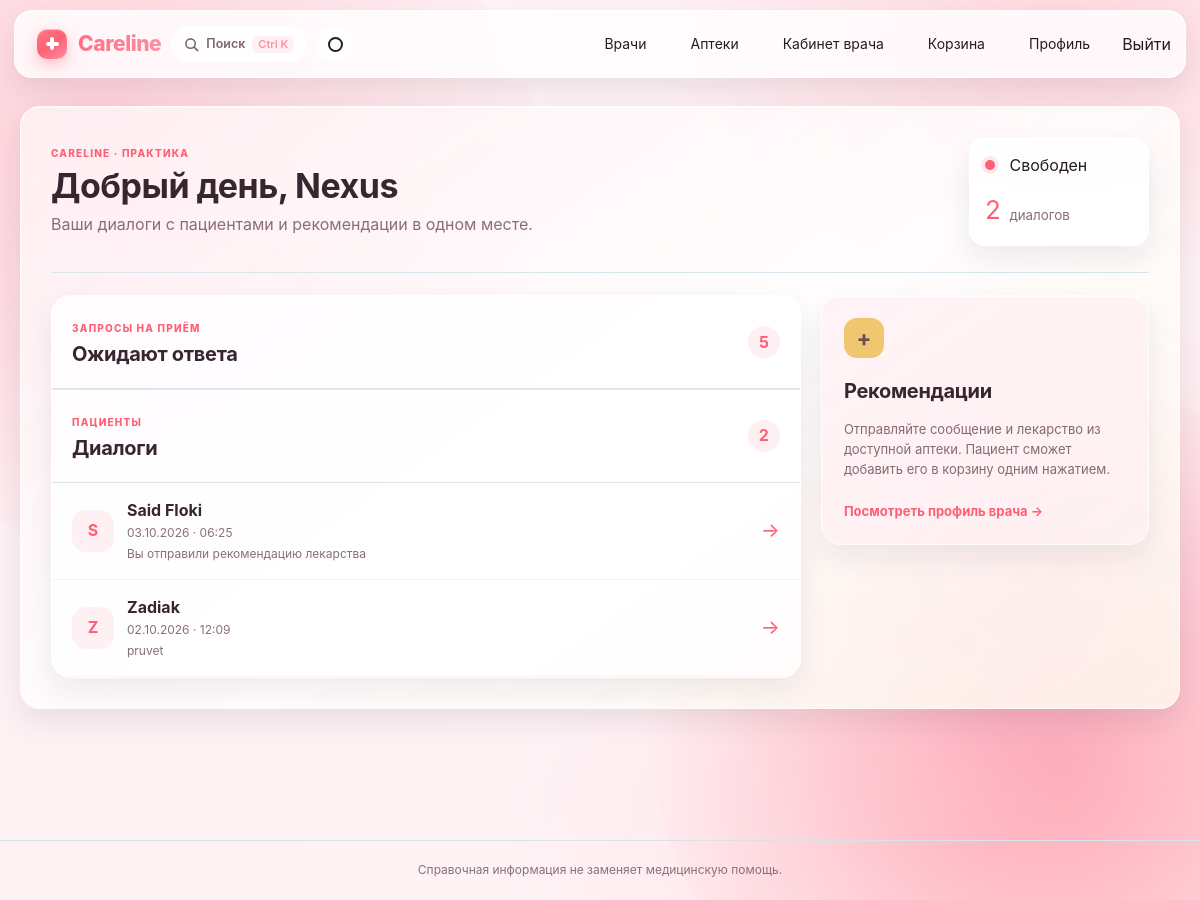
Page /doctor/portal/ (signed in) on the committed database.
### myapp/models.py (models this page shows, shortened)
class DoctorProfile(models.Model):
	class Status(models.TextChoices):
		FREE = 'FREE', 'Свободен'
		BUSY = 'BUSY', 'Занят'
		OFFLINE = 'OFFLINE', 'Не в сети'
		VACATION = 'VACATION', 'В отпуске'
		EMERGENCY = 'EMERGENCY', 'Экстренный вызов'
	user = models.OneToOneField(User, on_delete=models.CASCADE, related_name='doctor_profile')
	specialty = models.CharField(max_length=100, blank=True, default='')
	specialties = models.JSONField(default=list, blank=True)
	consultation_price = models.DecimalField(max_digits=8, decimal_places=2, default=1200.00)
	status = models.CharField(max_length=20, choices=Status.choices, default=Status.OFFLINE)
	rating = models.DecimalField(max_digits=3, decimal_places=2, default=0)
	reviews_count = models.PositiveIntegerField(default=0)

class DoctorConversation(models.Model):
	patient = models.ForeignKey(PatientProfile, on_delete=models.CASCADE, related_name='doctor_conversations')
	doctor = models.ForeignKey(DoctorProfile, on_delete=models.CASCADE, related_name='conversations')
	created_at = models.DateTimeField(auto_now_add=True)
	updated_at = models.DateTimeField(auto_now=True)
	class Meta:
		ordering = ['-updated_at']
		constraints = [
			models.UniqueConstraint(fields=['patient', 'doctor'], name='one_conversation_per_patient_doctor'),
		]

class PatientProfile(models.Model):
	class Intent(models.TextChoices):
		IDLE = 'IDLE', 'Нет активного запроса'
		SEARCHING_MEDICINE = 'SEARCHING_MEDICINE', 'Поиск лекарства'
		SEEKING_DOCTOR = 'SEEKING_DOCTOR', 'Поиск врача'
		CALLING_AMBULANCE = 'CALLING_AMBULANCE', 'Обращение за экстренной помощью'
		UNDER_TREATMENT = 'UNDER_TREATMENT', 'На лечении'
	class Urgency(models.TextChoices):
		NORMAL = 'NORMAL', 'Обычная'
		URGENT = 'URGENT', 'Срочная'
		CRITICAL = 'CRITICAL', 'Критическая'
	user = models.OneToOneField(User, on_delete=models.CASCADE, related_name='patient_profile')
	intent = models.CharField(max_length=30, choices=Intent.choices, default=Intent.IDLE)
	urgency = models.CharField(max_length=20, choices=Urgency.choices, default=Urgency.NORMAL)
	priority = models.PositiveSmallIntegerField(default=0, validators=[MaxValueValidator(100)])

class DoctorMessage(models.Model):
	conversation = models.ForeignKey(DoctorConversation, on_delete=models.CASCADE, related_name='messages')
	sender = models.ForeignKey(User, on_delete=models.CASCADE, related_name='doctor_messages')
	body = models.TextField(blank=True)
	medicine = models.ForeignKey('Medicine', on_delete=models.PROTECT, blank=True, null=True, related_name='doctor_recommendations')
	pharmacy = models.ForeignKey('Pharmacy', on_delete=models.PROTECT, blank=True, null=True, related_name='doctor_recommendations')
	created_at = models.DateTimeField(auto_now_add=True)
	class Meta:
		ordering = ['created_at']
		constraints = [
			models.CheckConstraint(
				condition=(
					models.Q(medicine__isnull=True, pharmacy__isnull=True)
					| models.Q(medicine__isnull=False, pharmacy__isnull=False)
				),
				name='doctor_message_medicine_pharmacy_pair',
			),
		]

### myapp/views.py (the view)
# urls.py: path('doctor/portal/', doctor_portal, name='doctor_portal'),
def doctor_portal(request):
	if not request.user.is_authenticated:
		return redirect('login')
	if not user_is_doctor(request.user):
		return redirect('message_inbox')
	doctor = get_object_or_404(DoctorProfile.objects.select_related('user'), user=request.user)
	if doctor.status == DoctorProfile.Status.OFFLINE:
		doctor.status = DoctorProfile.Status.FREE
		doctor.save(update_fields=['status'])
	appointment_requests = AppointmentRequest.objects.filter(doctor=doctor).select_related('patient__user')
	expire_pending_appointment_requests(appointment_requests)
	conversations = DoctorConversation.objects.filter(doctor=doctor).select_related('patient__user').prefetch_related('messages')
	return render(request, 'myapp/doctor_portal.html', {
		'doctor': doctor,
		'conversations': conversations,
		'appointment_requests': appointment_requests,
	})

### myapp/views.py (called while the page is built)
def user_is_doctor(user):
	profile = getattr(user, 'medical_profile', None)
	return bool(profile and profile.primary_role == UserProfile.PrimaryRole.DOCTOR)

def expire_pending_appointment_requests(queryset):
	queryset.filter(
		status=AppointmentRequest.Status.PENDING,
		expires_at__lte=timezone.now(),
	).update(status=AppointmentRequest.Status.EXPIRED)

### myapp/templates/myapp/doctor_portal.html (shortened to what this page needs)
{% extends 'myapp/base.html' %}
{% block content %}
    <section class="doctor-workspace">
        <header class="doctor-workspace-header">
            <div>
                <p class="doctor-kicker">CARELINE · ПРАКТИКА</p>
                <h1>Добрый день, {{ doctor.user.first_name|default:doctor.user.username }}</h1>
                <p>Ваши диалоги с пациентами и рекомендации в одном месте.</p>
            </div>
            <div class="doctor-status-panel">
                <span class="doctor-status-dot {{ doctor.status|lower }}"></span>
                <span>{{ doctor.get_status_display }}</span>
                <span class="doctor-stat-number">{{ conversations|length }}</span>
                <small>диалогов</small>
            </div>
        </header>
        <div class="doctor-portal-layout">
            <section class="doctor-conversations-panel">
                <div class="doctor-panel-heading">
                    <div><span class="doctor-kicker">ЗАПРОСЫ НА ПРИЁМ</span><h2>Ожидают ответа</h2></div>
                    <span class="doctor-count">{{ appointment_requests|length }}</span>
                </div>
                <div class="doctor-conversation-list appointment-list">
                </div>
                <div class="doctor-panel-heading">
                    <div><span class="doctor-kicker">ПАЦИЕНТЫ</span><h2>Диалоги</h2></div>
                    <span class="doctor-count">{{ conversations|length }}</span>
                </div>
                <div class="doctor-conversation-list">
                    {% for conversation in conversations %}
                        <a class="doctor-conversation-link" href="{% url 'conversation_detail' conversation.pk %}">
                            <span class="doctor-patient-avatar">{{ conversation.patient.user.get_full_name|default:conversation.patient.user.username|slice:':1'|upper }}</span>
                            <span class="doctor-conversation-copy">
                                <strong>{{ conversation.patient.user.get_full_name|default:conversation.patient.user.username }}</strong>
                                <small>{{ conversation.updated_at|date:'d.m.Y · H:i' }}</small>
                                {% with latest=conversation.messages.last %}
                                    {% if latest %}<span>{{ latest.body|default:'Вы отправили рекомендацию лекарства'|truncatechars:80 }}</span>{% else %}<span>Новая беседа</span>{% endif %}
                                {% endwith %}
                            </span>
                            <span class="doctor-chevron">→</span>
                        </a>
                    {% empty %}
                        <div class="doctor-empty-state"><span>01</span><p>Когда пациент напишет вам, беседа появится здесь.</p></div>
                    {% endfor %}
                </div>
            </section>
            <aside class="doctor-side-note">
                <span class="doctor-note-mark">+</span>
                <h2>Рекомендации</h2>
                <p>Отправляйте сообщение и лекарство из доступной аптеки. Пациент сможет добавить его в корзину одним нажатием.</p>
                <a href="{% url 'doctor_directory' %}">Посмотреть профиль врача →</a>
            </aside>
        </div>
    </section>
{% endblock %}
{% block scripts %}
    {% load static %}
{% endblock %}

### myapp/static/myapp/style.css (style rules this page uses)
:root { color-scheme: light; --ink: #3b2b32; --muted: #8a6e77; --paper: #fff6f7; --white: #ffffff; --line: #f4dee3; --green: #ff8fa3; --green-dark: #e0455d; --mint: #ffeef2; --soft: #fff1ec; --amber: #c88725; --red: #e0455d; --sky: #edf3fc; --shadow: 0 18px 45px rgba(74, 46, 56, 0.09); }
* { box-sizing: border-box; }
html { scroll-behavior: smooth; }
body { margin: 0; background-color: var(--paper); background-image: linear-gradient(120deg, rgba(255, 246, 247,.96), rgba(255,255,255,.9) 50%, rgba(255, 236, 241,.9)); background-attachment: fixed; color: var(--ink); font-family: "Trebuchet MS", "Segoe UI", sans-serif; line-height: 1.55; }
a { color: var(--green-dark); text-decoration: none; }
h1, h2, h3, p { margin-top: 0; }
h1 { margin-bottom: 13px; font-family: Georgia, serif; font-size: clamp(34px, 5vw, 54px); font-weight: 500; line-height: 1.07; }
h2 { margin-bottom: 12px; font-family: Georgia, serif; font-size: 28px; font-weight: 500; }
.container > section { animation: rise-in .5s ease-out both; }

### myapp/static/myapp/refresh.css (style rules this page uses)
:root { --ink: #3a2a31; --muted: #866a73; --paper: #fdf4f6; --line: #f2e3e8; --green: #ff8fa3; --green-dark: #e0455d; --mint: #fff0f3; --soft: #fff1f3; --amber: #d3932e; --red: #e0455d; --sky: #ffeef2; --shadow: 0 20px 48px rgba(58, 40, 48, .095); --navy: #4a2437; --blue: #ff5f74; }
body { background-color: #fdf4f6; background-image: repeating-linear-gradient(135deg, rgba(255, 95, 116, .025) 0 1px, transparent 1px 18px), linear-gradient(125deg, #fff9f5 0%, #fff1f4 54%, #fdeff3 100%); color: var(--ink); font-family: "Trebuchet MS", "Segoe UI", sans-serif; }
.container > section, .directory-shell, .form-section, .profile-panel, .cart-group, .empty-cart, .medicine-card, .doctor-row, .doctor-card, .pharmacy-card, .review-section, .pharmacy-hero, .conversation-page, .appointment-page, .prescription-section { animation: care-rise .48s cubic-bezier(.2,.7,.2,1) both; }
.appointment-list { border-bottom: 1px solid var(--line); }

### rows in the picture
DoctorProfile: user.first_name "Nexus", status "Свободен"
DoctorConversation: patient.user.get_full_name "S", patient.user.get_full_name "Said Floki", updated_at "03.10.2026 · 06:25", messages.last.body "Вы отправили рекомендацию лекарства"
DoctorConversation: patient.user.get_full_name "Z", patient.user.get_full_name "Zadiak", updated_at "02.10.2026 · 12:09", messages.last.body "pruvet"

### other values in the picture
{{ conversations|length }} "2"
{{ appointment_requests|length }} "5"
